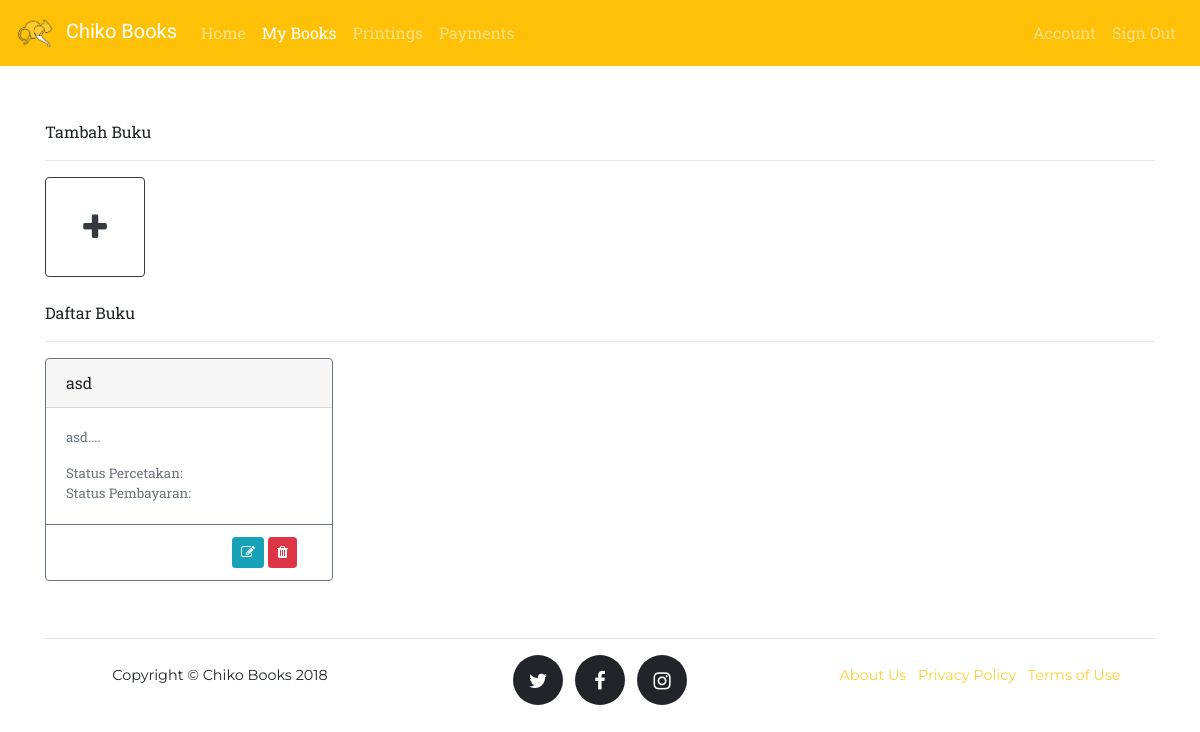
The page /pelanggan/books.php (signed in) on the database as committed earlier.
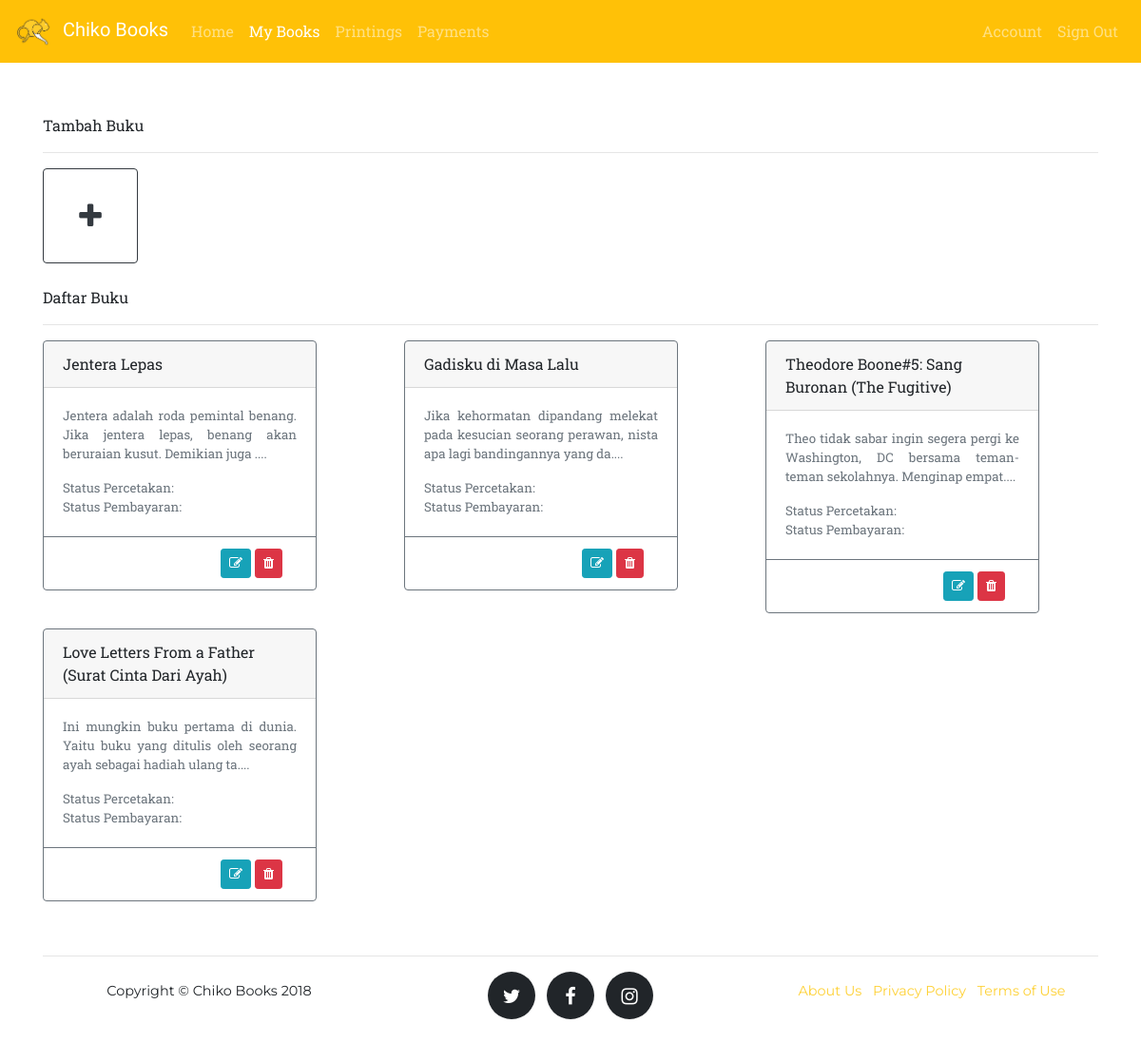
The same page on the database as committed later.
### tables this page shows
CREATE TABLE IF NOT EXISTS `buku` (
  `id_buku` int(11) NOT NULL AUTO_INCREMENT,
  `id_pelanggan` int(11) NOT NULL,
  `judul` varchar(50) NOT NULL,
  `sinopsis` text NOT NULL,
  `jum_hal` int(11) NOT NULL,
  `file_buku` text NOT NULL,
  `file_sampul` text,
  PRIMARY KEY (`id_buku`),
  KEY `id_pelanggan` (`id_pelanggan`)
);

### config.php (called while the page is built, shortened)
<?php
  function path($path){
    return 'http://localhost/chikobooks' . $path;
  }
?>

### pelanggan/books.php (the view, shortened to what this page needs)
<?php
  include "../config.php";
?>
<!DOCTYPE html>
<html lang="en">
  <head>
    <?php include "../cdn.php"; ?>
    <link href="<?php echo path("/assets/css/primary.css"); ?>" rel="stylesheet">
    <link href="<?php echo path("/assets/css/footer.css"); ?>" rel="stylesheet">
    <link href="assets/css/navbar.css" rel="stylesheet">
    <link href="assets/css/books.css" rel="stylesheet">
  </head>
  <body>
    <?php include "navbar.php"; ?>
    <div class="container">
      <div class="row">
        <div class="col-12">
          <p>Tambah Buku</p>
          <hr>
          <button type="button" class="btn btn-outline-dark tambah" data-toggle="modal" data-target="#modal-create">
            <i class="fa fa-plus"></i>
          </button>
        </div>
      </div>
      <br>
      <div class="row">
        <div class="col-12">
          <p>Daftar Buku</p>
          <hr>
        </div>
        <?php
          $line = "SELECT * FROM buku WHERE id_pelanggan=" . $_SESSION['login_pelanggan'];
          $query = mysqli_query($conn, $line);
          while ($buku = mysqli_fetch_array($query, MYSQLI_ASSOC)):
        ?>
        <div class="col-md-4 col-sm-12">
          <div class="card border-secondary mb-3" style="max-width: 18rem;">
            <div data-toggle="modal" data-target="#modal-detail<?php echo $buku['id_buku']; ?>">
              <div class="card-header"><?php echo $buku['judul']; ?></div>
              <div class="card-body text-secondary">
                <p class="card-text text-justify"><?php echo substr($buku['sinopsis'], 0, 100); ?>....</p>
                Status Percetakan:
                <br>
                Status Pembayaran:
              </div>
            </div>
            <div class="card-footer bg-transparent border-secondary">
              <div class="col text-right">
                <a href="#" class="btn btn-sm btn-info" data-toggle="modal" data-target="#modal-edit<?php echo $buku['id_buku']; ?>">
                  <i class="fa fa-edit act"></i>
                </a>
                <a href="#" onclick="del('<?php echo $buku['id_buku']; ?>');" class="btn btn-sm btn-danger">
                  <i class="fa fa-trash act"></i>
                </a>
              </div>
            </div>
          </div>
        </div>
        <?php
          endwhile;
        ?>
      </div>
    </div>
    <?php include "../footer.php"; ?>
  </body>
</html>

### cdn.php (shortened to what this page needs)
<link rel="stylesheet" href="https://maxcdn.bootstrapcdn.com/bootstrap/4.1.3/css/bootstrap.min.css">
<link rel="stylesheet" href="https://cdnjs.cloudflare.com/ajax/libs/font-awesome/4.7.0/css/font-awesome.min.css">
<link rel="stylesheet" href="https://cdn.jsdelivr.net/npm/sweetalert2@7.26.10/dist/sweetalert2.min.css">
<link rel="stylesheet" href="https://cdn.datatables.net/1.10.16/css/dataTables.bootstrap4.min.css">

### pelanggan/navbar.php (shortened to what this page needs)
<nav class="navbar fixed-top navbar-expand-lg navbar-dark bg-warning">
  <a class="navbar-brand" href="<?php echo path("/pelanggan"); ?>">
    <img class="img-fluid" src="<?php echo path("/assets/img/logo.png"); ?>" width=40px alt="">
    &nbsp;Chiko Books
  </a>
  <div class="collapse navbar-collapse" id="navbarSupportedContent">
    <ul class="navbar-nav mr-auto">
      <li class="nav-item <?php if($_SESSION['page']=='home'){echo 'active';} ?>">
        <a class="nav-link" href="index.php">Home</a>
      </li>
      <li class="nav-item <?php if($_SESSION['page']=='books'){echo 'active';} ?>">
        <a class="nav-link" href="books.php">My Books</a>
      </li>
      <li class="nav-item <?php if($_SESSION['page']=='printings'){echo 'active';} ?>">
        <a class="nav-link" href="printings.php">Printings</a>
      </li>
      <li class="nav-item <?php if($_SESSION['page']=='payments'){echo 'active';} ?>">
        <a class="nav-link" href="payments.php">Payments</a>
      </li>
    </ul>
    <form class="form-inline my-2 my-lg-0">
      <ul class="navbar-nav mr-auto">
        <li class="nav-item">
          <a class="nav-link <?php if($_SESSION['page']=='account'){echo 'active';} ?>" href="account.php">Account</i></a>
        </li>
        <li class="nav-item">
          <a class="nav-link" href="proses_logout.php">Sign Out</i></a>
        </li>
      </ul>
    </form>
  </div>
</nav>
<br><br><br><br><br>

### footer.php
<footer>
  <div class="container">
    <hr>
    <div class="row">
      <div class="col-md-4">
        <span class="copyright">Copyright &copy; Chiko Books 2018</span>
      </div>
      <div class="col-md-4">
        <ul class="list-inline social-buttons">
          <li class="list-inline-item">
            <a href="https://twitter.com/" target="_blank">
              <i class="fa fa-twitter"></i>
            </a>
          </li>
          <li class="list-inline-item">
            <a href="https://www.facebook.com/" target="_blank">
              <i class="fa fa-facebook-f"></i>
            </a>
          </li>
          <li class="list-inline-item">
            <a href="https://www.instagram.com/" target="_blank">
              <i class="fa fa-instagram"></i>
            </a>
          </li>
        </ul>
      </div>
      <div class="col-md-4">
        <ul class="list-inline quicklinks">
          <li class="list-inline-item">
            <a class="link" href="#" target="_blank">About Us</a>
          </li>
          <li class="list-inline-item">
            <a class="link" href="#" target="_blank">Privacy Policy</a>
          </li>
          <li class="list-inline-item">
            <a class="link" href="#" target="_blank">Terms of Use</a>
          </li>
        </ul>
      </div>
    </div>
  </div>
</footer>

### assets/css/primary.css (style rules this page uses)
body { font-family: 'Roboto Slab', -apple-system, BlinkMacSystemFont, 'Segoe UI', Roboto, 'Helvetica Neue', Arial, sans-serif, 'Apple Color Emoji', 'Segoe UI Emoji', 'Segoe UI Symbol', 'Noto Color Emoji'; }
h1,h2,h3,h4,h5,h6,.btn { font-family: 'Montserrat', -apple-system, BlinkMacSystemFont, 'Segoe UI', Roboto, 'Helvetica Neue', Arial, sans-serif, 'Apple Color Emoji', 'Segoe UI Emoji', 'Segoe UI Symbol', 'Noto Color Emoji'; }

### assets/css/footer.css (style rules this page uses)
footer { padding: 25px 0; text-align: center; }
footer span.copyright { font-size: 90%; line-height: 40px; text-transform: none; font-family: 'Montserrat', -apple-system, BlinkMacSystemFont, 'Segoe UI', Roboto, 'Helvetica Neue', Arial, sans-serif, 'Apple Color Emoji', 'Segoe UI Emoji', 'Segoe UI Symbol', 'Noto Color Emoji'; }
footer ul.quicklinks { font-size: 90%; line-height: 40px; margin-bottom: 0; text-transform: none; font-family: 'Montserrat', -apple-system, BlinkMacSystemFont, 'Segoe UI', Roboto, 'Helvetica Neue', Arial, sans-serif, 'Apple Color Emoji', 'Segoe UI Emoji', 'Segoe UI Symbol', 'Noto Color Emoji'; }
ul.social-buttons { margin-bottom: 0; }
ul.social-buttons li a { font-size: 20px; line-height: 50px; display: block; width: 50px; height: 50px; -webkit-transition: all 0.3s; transition: all 0.3s; color: white; border-radius: 100%; outline: none; background-color: #212529; }
.link { color: #fed136; }

### pelanggan/assets/css/navbar.css (style rules this page uses)
.navbar-brand { font-family: 'Kaushan Script', -apple-system, BlinkMacSystemFont, 'Segoe UI', Roboto, 'Helvetica Neue', Arial, sans-serif, 'Apple Color Emoji', 'Segoe UI Emoji', 'Segoe UI Symbol', 'Noto Color Emoji'; }

### pelanggan/assets/css/books.css (style rules this page uses)
.tambah { width: 100px; height: 100px; font-size: 30px; }
.card-body { font-size: 10pt; }
.act { color: white; }

Rows that differ between the two databases and show on the page:
changed buku: judul "asd" → "Jentera Lepas"; sinopsis "asd" → "Jentera adalah roda pemintal benang. Jika jentera lepas, benang akan beruraian kusut. Demikian juga"
added buku: judul "Gadisku di Masa Lalu", sinopsis "Jika kehormatan dipandang melekat pada kesucian seorang perawan, nista apa lagi bandingannya yang da"
added buku: judul "Theodore Boone#5: Sang Buronan (The Fugitive)", sinopsis "Theo tidak sabar ingin segera pergi ke Washington, DC bersama teman-teman sekolahnya. Menginap empat"
added buku: judul "Love Letters From a Father (Surat Cinta Dari Ayah)", sinopsis "Ini mungkin buku pertama di dunia. Yaitu buku yang ditulis oleh seorang ayah sebagai hadiah ulang ta"
